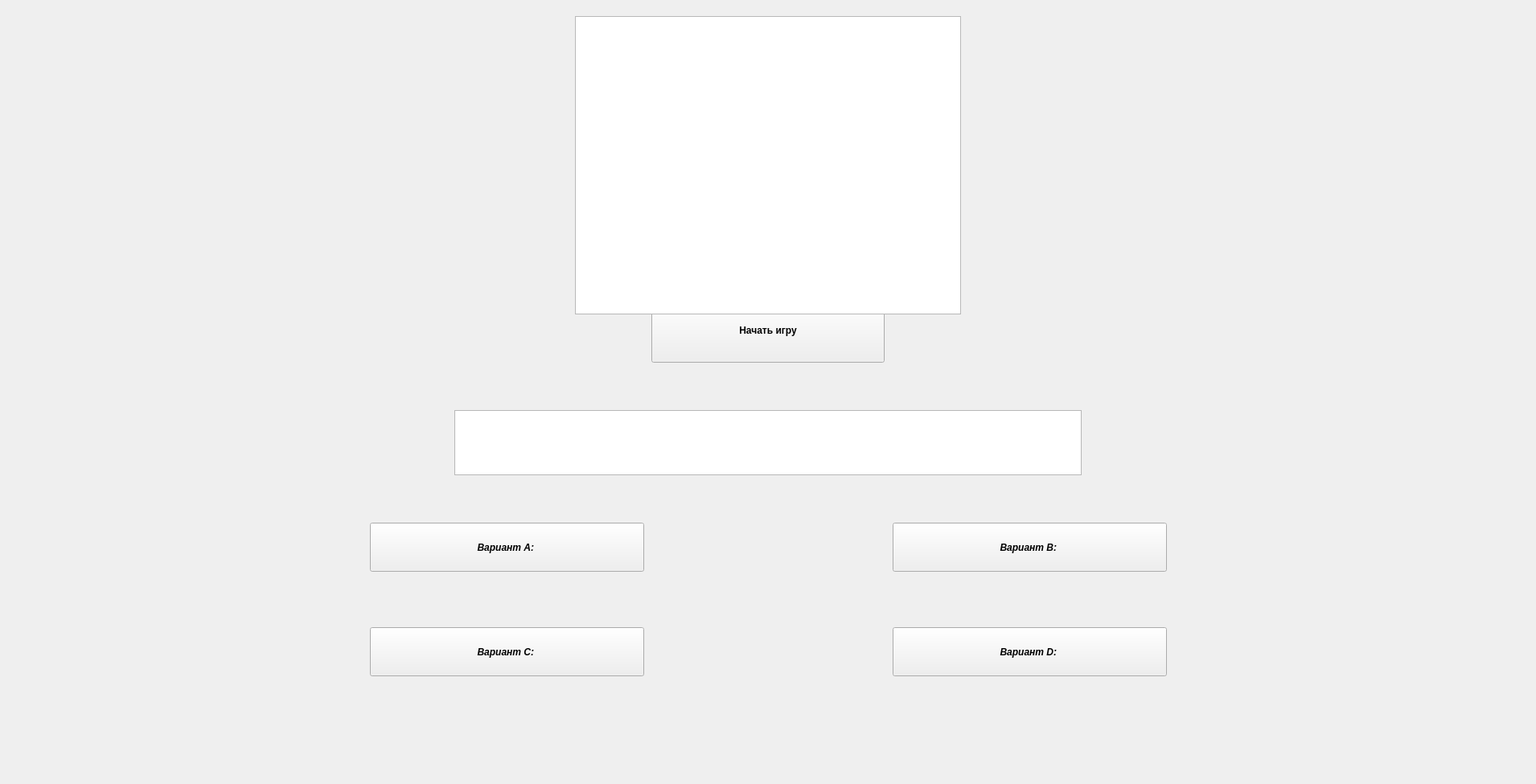
<?xml version="1.0" encoding="UTF-8"?>
<ui version="4.0">
 <class>Form</class>
 <widget class="QWidget" name="Form">
  <property name="geometry">
   <rect>
    <x>0</x>
    <y>0</y>
    <width>1910</width>
    <height>975</height>
   </rect>
  </property>
  <property name="focusPolicy">
   <enum>Qt::StrongFocus</enum>
  </property>
  <property name="contextMenuPolicy">
   <enum>Qt::NoContextMenu</enum>
  </property>
  <property name="windowTitle">
   <string>Game</string>
  </property>
  <widget class="QPushButton" name="pushButton">
   <property name="geometry">
    <rect>
     <x>810</x>
     <y>370</y>
     <width>290</width>
     <height>81</height>
    </rect>
   </property>
   <property name="font">
    <font>
     <weight>75</weight>
     <bold>true</bold>
    </font>
   </property>
   <property name="text">
    <string>Начать игру</string>
   </property>
  </widget>
  <widget class="QPushButton" name="pushButton_2">
   <property name="geometry">
    <rect>
     <x>460</x>
     <y>650</y>
     <width>341</width>
     <height>61</height>
    </rect>
   </property>
   <property name="font">
    <font>
     <family>MS Shell Dlg 2</family>
     <weight>75</weight>
     <italic>true</italic>
     <bold>true</bold>
     <stylestrategy>PreferDefault</stylestrategy>
    </font>
   </property>
   <property name="cursor">
    <cursorShape>PointingHandCursor</cursorShape>
   </property>
   <property name="focusPolicy">
    <enum>Qt::StrongFocus</enum>
   </property>
   <property name="text">
    <string>Вариант А: </string>
   </property>
  </widget>
  <widget class="QPushButton" name="pushButton_3">
   <property name="geometry">
    <rect>
     <x>1110</x>
     <y>650</y>
     <width>341</width>
     <height>61</height>
    </rect>
   </property>
   <property name="font">
    <font>
     <weight>75</weight>
     <italic>true</italic>
     <bold>true</bold>
    </font>
   </property>
   <property name="cursor">
    <cursorShape>PointingHandCursor</cursorShape>
   </property>
   <property name="text">
    <string>Вариант В: </string>
   </property>
  </widget>
  <widget class="QPushButton" name="pushButton_4">
   <property name="geometry">
    <rect>
     <x>460</x>
     <y>780</y>
     <width>341</width>
     <height>61</height>
    </rect>
   </property>
   <property name="font">
    <font>
     <weight>75</weight>
     <italic>true</italic>
     <bold>true</bold>
    </font>
   </property>
   <property name="cursor">
    <cursorShape>PointingHandCursor</cursorShape>
   </property>
   <property name="text">
    <string>Вариант С: </string>
   </property>
  </widget>
  <widget class="QPushButton" name="pushButton_5">
   <property name="geometry">
    <rect>
     <x>1110</x>
     <y>780</y>
     <width>341</width>
     <height>61</height>
    </rect>
   </property>
   <property name="font">
    <font>
     <weight>75</weight>
     <italic>true</italic>
     <bold>true</bold>
    </font>
   </property>
   <property name="cursor">
    <cursorShape>PointingHandCursor</cursorShape>
   </property>
   <property name="text">
    <string>Вариант D: </string>
   </property>
  </widget>
  <widget class="QPlainTextEdit" name="plainTextEdit">
   <property name="geometry">
    <rect>
     <x>565</x>
     <y>510</y>
     <width>780</width>
     <height>81</height>
    </rect>
   </property>
   <property name="font">
    <font>
     <weight>75</weight>
     <bold>true</bold>
     <underline>true</underline>
    </font>
   </property>
  </widget>
  <widget class="QPlainTextEdit" name="plainTextEdit_2">
   <property name="geometry">
    <rect>
     <x>715</x>
     <y>20</y>
     <width>480</width>
     <height>371</height>
    </rect>
   </property>
  </widget>
 </widget>
 <resources/>
 <connections/>
</ui>
